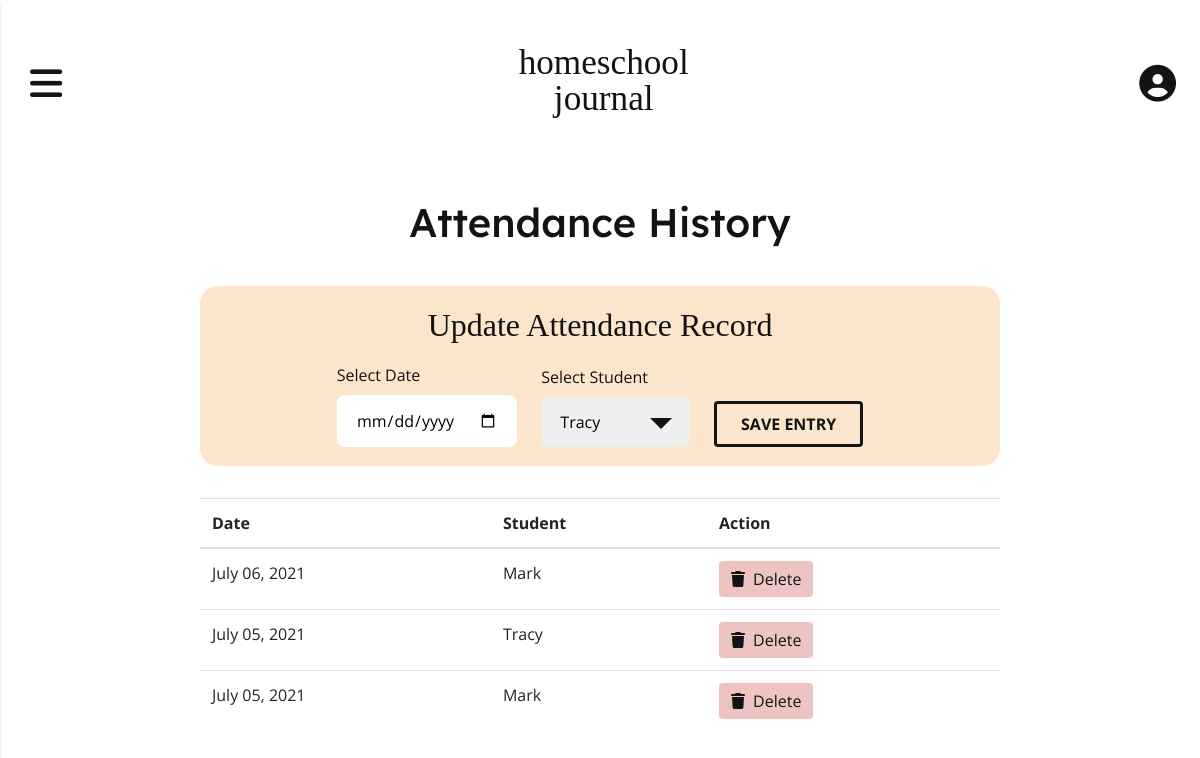
The app's page /attendance (signed in), older data.
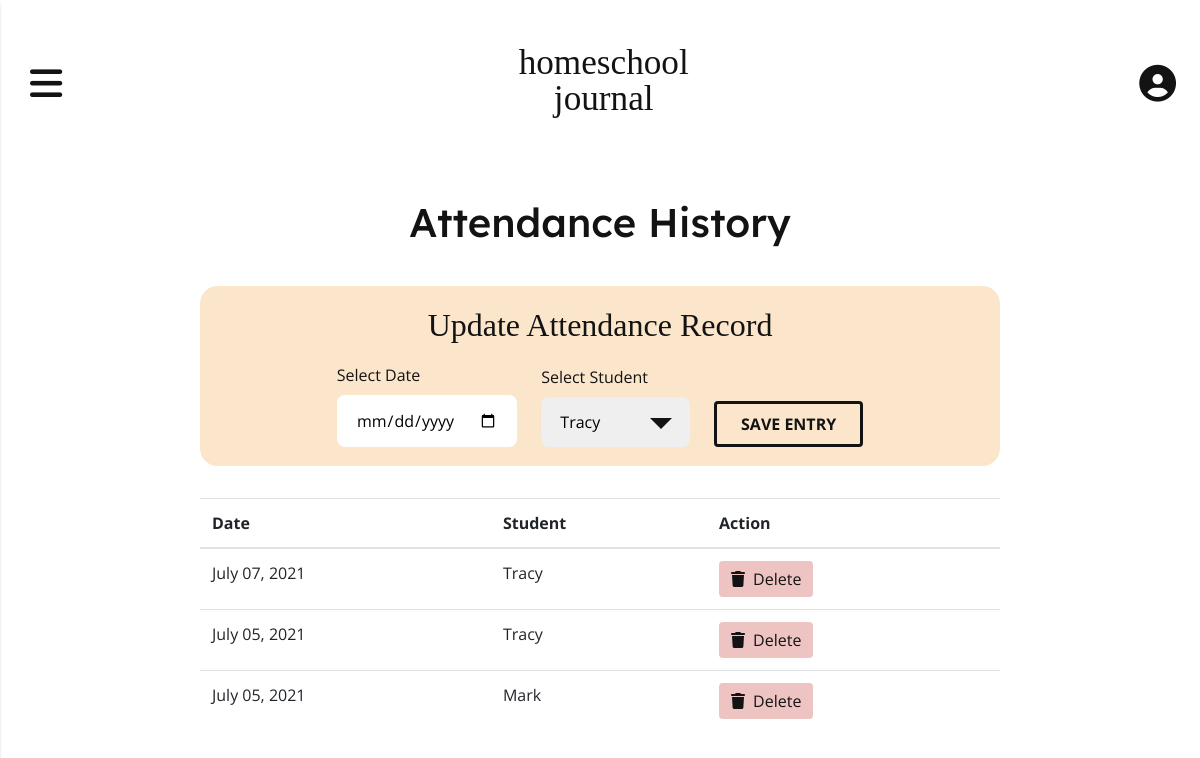
The same page, newer data.
### app/models.py (models this page shows, shortened)
class Attendance(db.Model):
    id = db.Column(db.Integer, primary_key=True)
    user_id = db.Column(db.Integer, db.ForeignKey('user.id'), index=True)
    attendance_date = db.Column(db.DateTime, nullable=False, index=True)
    student_id = db.Column(db.Integer, db.ForeignKey('student.id'))

class Student(db.Model):
    id = db.Column(db.Integer, primary_key=True)
    student_name = db.Column(db.String(64), index=True)
    user_id = db.Column(db.Integer, db.ForeignKey('user.id'))
    attendance = db.relationship('Attendance', backref='student', lazy='dynamic')
    activities = db.relationship('Activity', backref='student', lazy='dynamic')
    def __str__(self):
        return self.student_name

### app/routes.py (the view, shortened to what this page needs)
@app.route('/attendance', methods=('GET', 'POST'))
@login_required
def attend():
    attendance_records = current_user.attendance.order_by(Attendance.attendance_date.desc()).all()
    students = current_user.students
    form = AddAttendanceForm()
    form.student.choices = students
    return render_template('attend.html', attendance_records=attendance_records, form=form)

### app/forms.py
class AddAttendanceForm(FlaskForm):
    attendance_date = DateField('Select Date', format='%Y-%m-%d')
    student = SelectField(u'Select Student', choices=[])
    submit = SubmitField('Save Entry')

### app/__init__.py (called while the page is built)
@app.template_filter()
def datetime_format_filter(value, format='%B %d, %Y'):
    return value.strftime(format)

### app/models.py (called while the page is built)
@login.user_loader
def load_user(id):
    return User.query.get(int(id))

### app/templates/attend.html (shortened to what this page needs)
{% extends 'base.html' %}
{% block content %}
    <div class="attendance-history">
        <h1 class="attendance-history__title">Attendance History</h1>
        <div class="attendance-history__form-wrapper">
            <h2 class="attendance-history__form-title">Update Attendance Record</h2>
            <form method="POST" action="/attendance" class="attendance-history__form" role="form" novalidate>
                <div class="form-group attendance-history__field">
                    {{ form.attendance_date.label }}
                    {{ form.attendance_date(class_='attendance__field-input') }}
                </div>
                <div class="form-group attendance-history__field">
                    {{ form.student.label }}
                    <div class="attendance__student-input">
                        {{ form.student(class_='attendance__field-input attendance__field-input--student') }}
                    </div>
                </div>
                <p>{{ form.submit(class_='btn attendance__btn attendance__btn--history') }}</p>
            </form>
        </div>
        <table class="table table-hover">
            <thead>
                <tr>
                    <th>Date</th>
                    <th>Student</th>
                    <th>Action</th>
                </tr>
            </thead>
            <tbody>
                {% for record in attendance_records %}
                <tr>
                    <td>{{ record.attendance_date | datetime_format_filter }}</td>
                    <td>{{ record.student }}</td>
                    <td><a href="{{ url_for('delete_attendance', id=record.id) }}" class="btn btn-delete btn-xs" onclick="return confirm('Are you sure you want to delete?')"><i class="fas fa-trash controls-icon"></i>Delete</a></td>
                </tr>
                {% endfor %}
            </tbody>
        </table>
    </div>
{% endblock %}

Row changes from the older to the newer data that the page shows:
removed Attendance: attendance_date "July 06, 2021", student "Mark"
added Attendance: attendance_date "July 07, 2021", student "Tracy"
